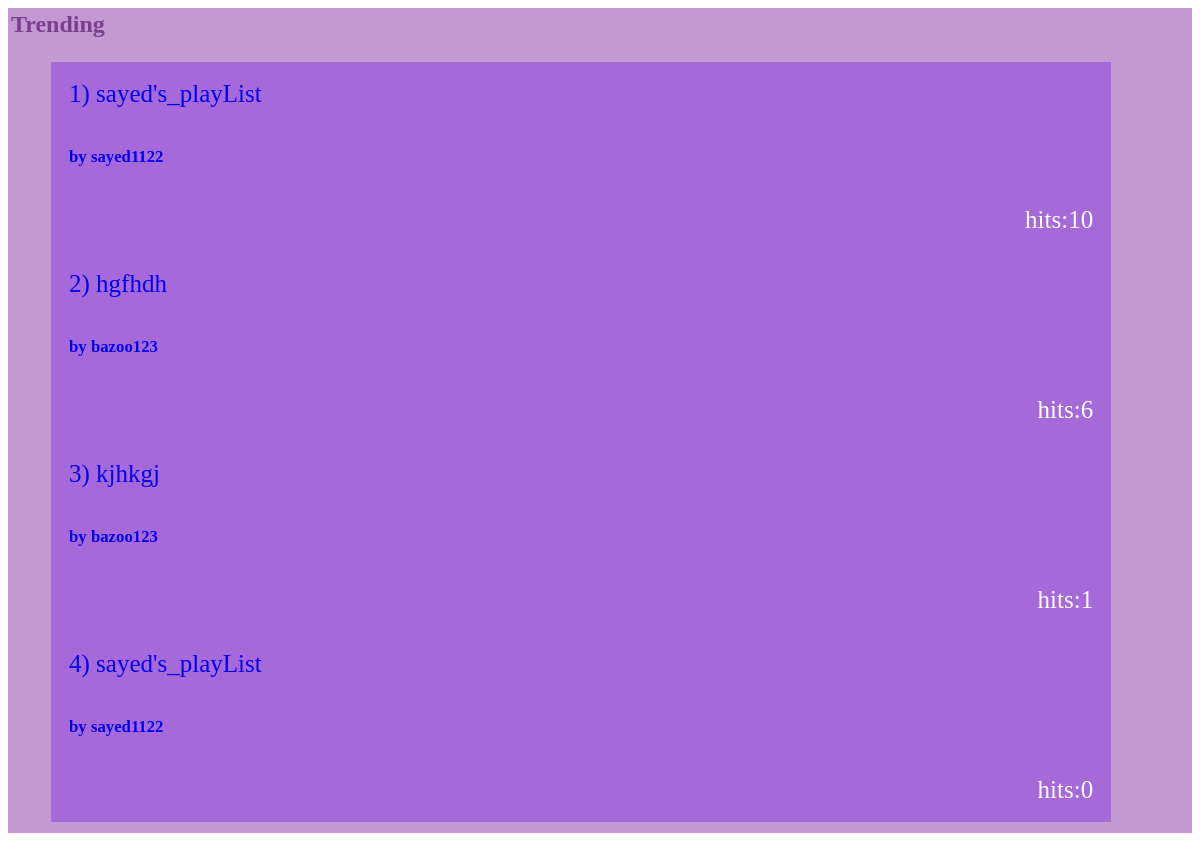
Before: /Trending_menu.php (signed in) with the older database file.
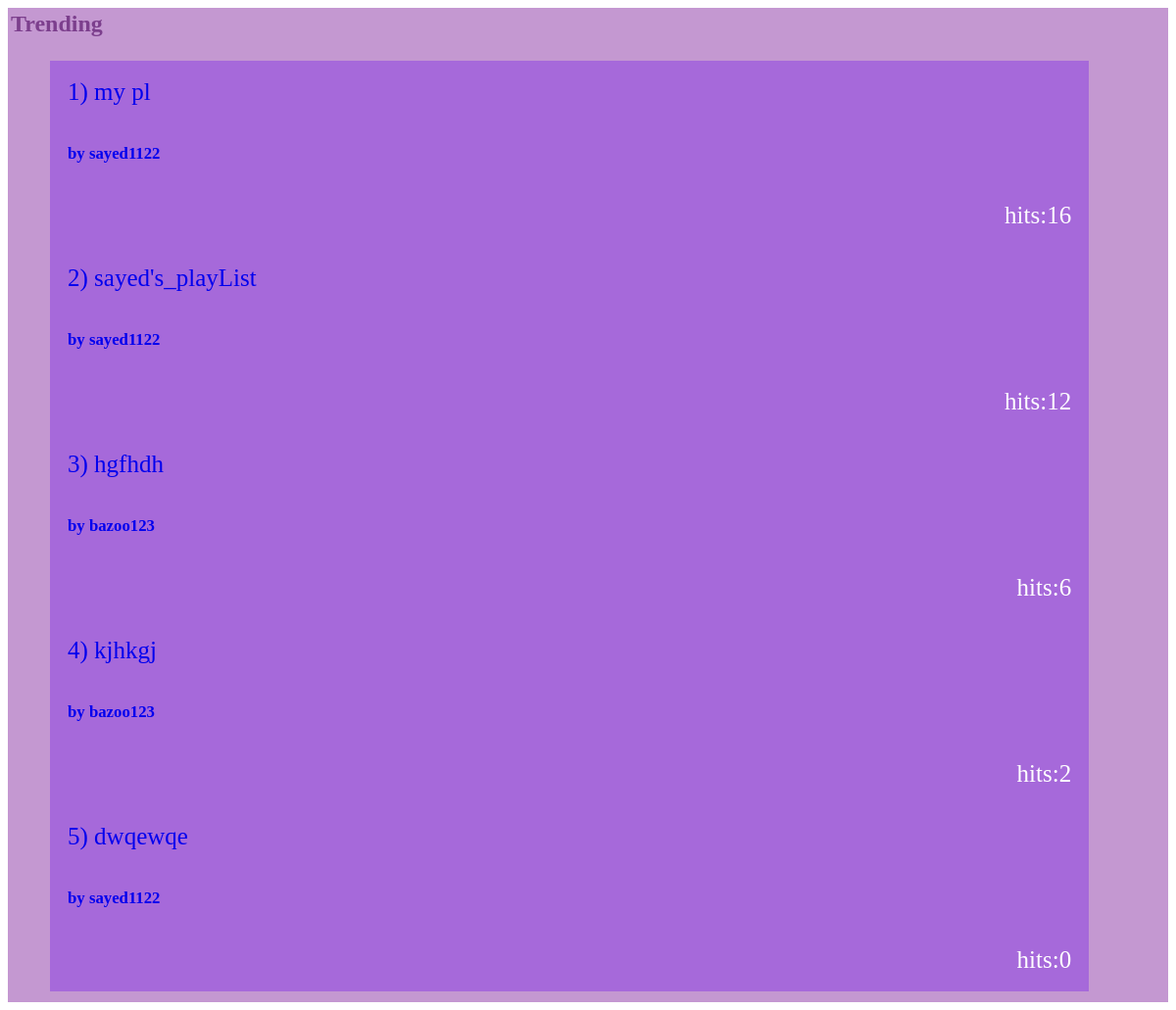
After: the same page with the newer database file.
### tables this page shows
CREATE TABLE `playlist` (
  `playlist_id` int(5) NOT NULL,
  `playlist_name` varchar(100) NOT NULL,
  `user_id` varchar(15) NOT NULL,
  `hits` int(10) NOT NULL DEFAULT '0',
  `create_time` timestamp NOT NULL DEFAULT CURRENT_TIMESTAMP
);

### dbconnection.php (called while the page is built, shortened)
<?php
$host_name = "localhost";
$user_name="root";
$password="";
$database_name= "mixtape";
$conn = mysqli_connect( $host_name , $user_name , $password , $database_name) ;
    function trendingpl()
    {
      global $conn;
      $query="SELECT * FROM `playlist` ORDER BY `hits` DESC LIMIT 5";
      $result=mysqli_query($conn,$query);
      return $result;
    }
?>

### Trending_menu.php (the view, shortened to what this page needs)
<?php
  require ("dbconnection.php");
?>
<html>
    <head>
        <link rel="stylesheet" type="text/css" href="Mixtape.css">
    </head>
    <body align="center">
    <div id="main" align=center>
        <div id="mainscreen_pl" align="center">
        	<table width=100% height=50%>
			  <tr>
			    <td style="color: #7C3F8D"><h2>Trending</h2></td>
			  </tr>
			  <tr> <td>
            <?php
            $playlist=trendingpl();
            if (mysqli_num_rows($playlist) > 0) {
            echo "<ul class='plst' align='left'>";
            $sl = 1 ;
            while ($row = mysqli_fetch_assoc( $playlist) )
          {
        echo "<li class='pl' align='left'><div align='left'><a href='Playlist_viewing.php?serial=".$row["playlist_id"]."'style='text-decoration: none;'>".$sl.") ".$row["playlist_name"]."<h6> by ".$row['user_id']."</h6></a></div><div align='right'>hits:".$row["hits"]."</div></li>";
        $sl++ ;
       }
       echo "</ul>";
   }
?>
          </td>
			  </tr>
			</table>
    	</div>
    </div>
    </body>
</html>

### Mixtape.css (style rules this page uses)
#main { font-family: verdana; color: white; }
#mainscreen_pl { background-color: #C498D1; background-repeat: no-repeat; background-blend-mode: lighten; width: 100%; height: 100%; border: none; clear:both; float:left; display: block; }

### Trending_menu.php (style rules this page uses)
.pl { background-color: #A669DA; color: #FFFFFF; padding: 18px; width: 90%; border: none; text-align: left; outline: none; font-size: 25px; }
.pl a { text-decoration: none; }
.plst { list-style-type: none; align-content: left; }

Changed rows visible on the page:
removed playlist: playlist_name "sayed's_playList", user "sayed1122", hits "10"
added playlist: playlist_name "my pl", user "sayed1122", hits "16"
changed playlist "sayed's_playList": hits "0" → "12"; moves up the list
changed playlist "kjhkgj": hits "1" → "2"
added playlist: playlist_name "dwqewqe", user "sayed1122", hits "0"
